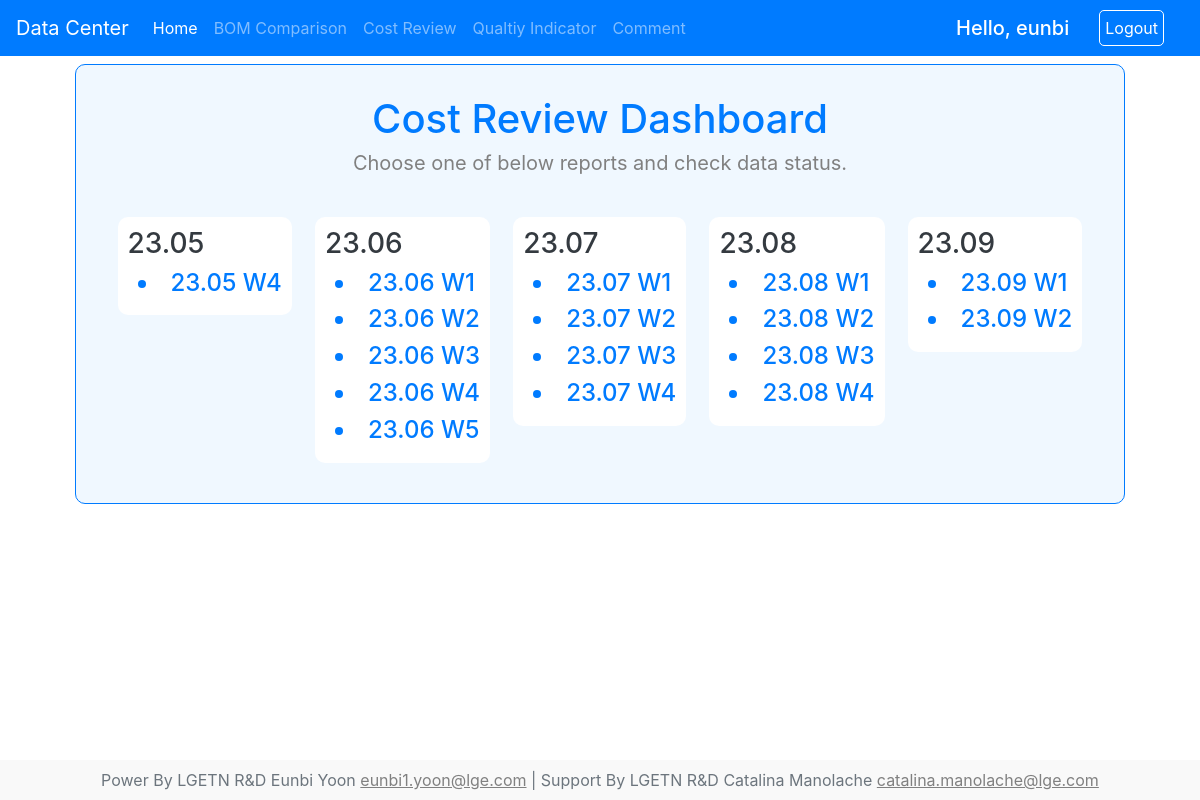
The app's page /report/cost-review/category (signed in) with its own data.
### report/models.py (models this page shows, shortened)
class Post(models.Model):
    category=models.ForeignKey(Category, on_delete=models.CASCADE)
    week=models.ForeignKey(Week, on_delete=models.CASCADE)
    author=models.ForeignKey(User, on_delete=models.CASCADE)
    date_added=models.DateTimeField(auto_now_add=True)
    class Meta:
        verbose_name_plural='  3) Posts'

class Week(models.Model):
    name=models.CharField(max_length=255)
    def __str__(self):
        return self.name
    class Meta:
        verbose_name_plural='  2) Weeks'

### report/views.py (the view)
# urls.py: path('cost-review/category', category_cost_view, name='category_cost_url'),
@login_required(login_url='login_url')
def category_cost_view(request):
    posts = Post.objects.filter(category__name='Cost Review').order_by('week__name')
    grouped_posts = {}
    for post in posts:
        month_year = post.week.name[:5]  # Extract the month and year (e.g., '23.07')
        if month_year not in grouped_posts:
            grouped_posts[month_year] = []
        grouped_posts[month_year].append(post)
    context = {
        'category': 'Cost Review',
        'grouped_posts': grouped_posts
    }
    return render(request, 'category-cost.html', context)

### report/templates/category-cost.html (shortened to what this page needs)
{% extends 'base.html' %}
{% block container %}
    <div style="border:1px solid #007BFF;border-radius:10px; background-color:aliceblue; margin:0 30px; padding:30px; color:white">
        <center><h1 class="text-primary">Cost Review Dashboard</h1></center>
        <center><h5 style="color:grey; font-weight: 400;">Choose one of below reports and check data status.</h5></center>
        <br/>
        <div class="container">
            <div class="row">
                {% for month_year, posts in grouped_posts.items %}
                <div style="margin:0 auto;">
                    <div class="column" style="border-radius:10px; background-color: white; margin:10px; padding:10px">
                        <h3 class="text-dark">{{ month_year }}</h3>
                        {% for post in posts %}
                            <h4>
                                <li style="padding-left:10px;" class="text-primary"><a href="{% url 'detail_cost_url' post.pk %}">{{ post.week }}</a></li>
                            </h4>
                        {% endfor %}
                    </div>
                </div>
                {% endfor %}
            </div>
        </div>
    </div>
{% endblock %}
{% block footer %}
    <div class="text-center p-2" style="background-color: rgba(0, 0, 0, 0.025); padding:0">
        Power By LGETN R&D Eunbi Yoon
        <a style="text-decoration:underline; color:grey" href="mailto : eunbi1.yoon@lge.com">eunbi1.yoon@lge.com</a>
        | Support By LGETN R&D Catalina Manolache
        <a style="text-decoration:underline; color:grey" href="mailto : catalina.manolache@lge.com">catalina.manolache@lge.com</a>
    </div>
{% endblock %}

### base/templates/base.html (shortened to what this page needs)
<!doctype html>
<html lang="en">
  <head>
    {% load static %}
    <link rel="stylesheet" href="https://cdn.jsdelivr.net/npm/bootstrap@4.3.1/dist/css/bootstrap.min.css">
  </head>
  <body>
    <nav class="navbar navbar-expand-lg navbar-dark bg-primary">
      <a class="navbar-brand" href="">Data Center</a>
      <div class="collapse navbar-collapse" id="navbarColor02">
        <ul class="navbar-nav mr-auto">
          <li class="nav-item active">
            <a class="nav-link" href="/">Home</a>
          </li>
          <li class="nav-item">
            <a class="nav-link" href="{% url 'category_bom_url' %}">BOM Comparison</a>
          </li>
          <li class="nav-item">
            <a class="nav-link" href="{% url 'category_cost_url' %}">Cost Review</a>
          </li>
          <li class="nav-item">
            <a class="nav-link" href="{% url 'qualityhome_url' %}">Qualtiy Indicator</a>
          </li>
          <li class="nav-item">
            <a class="nav-link" href="{% url 'comment_url' %}">Comment</a>
          </li>
        </ul>
        <form class="form-inline">
          {% if user.is_authenticated %}
            <h5 style="color:white; margin:0">Hello, {{user.username}}</h5>
            <a style="color:white; margin:0 20px 0 30px; border:1px solid white; border-radius: 5px; padding:5px" href="{% url 'logout_url' %}">Logout</a>
          {% else %}
            <h5 style="color:white; margin:0">Login Here</h5>
            <a style="color:white; margin:0 20px 0 30px; border:1px solid white; border-radius: 5px; padding:5px" href="{% url 'login_url' %}">Login</a>
          {% endif %}
        </form>
      </div>
    </nav>
    <div class="main">
      <div class="container">
        {% block container %}
        {% endblock %}
      </div>
    </div>
  <footer class="text-center text-lg-start bg-white text-muted" style="position: fixed;bottom:0; width: 100%;">
    {% block footer %}{% endblock %}
  </footer>
  </body>
</html>

### records on screen
Post: month_year "23.05", week "23.05 W4"
Post: month_year "23.06", week "23.06 W1"
Post: week "23.06 W2"
Post: week "23.06 W3"
Post: week "23.06 W4"
Post: week "23.06 W5"
Post: month_year "23.07", week "23.07 W1"
Post: week "23.07 W2"
Post: week "23.07 W3"
Post: week "23.07 W4"
Post: month_year "23.08", week "23.08 W1"
Post: week "23.08 W2"
Post: week "23.08 W3"
Post: week "23.08 W4"
Post: month_year "23.09", week "23.09 W1"
Post: week "23.09 W2"

### other values on screen
{{ user.username }} "eunbi"
